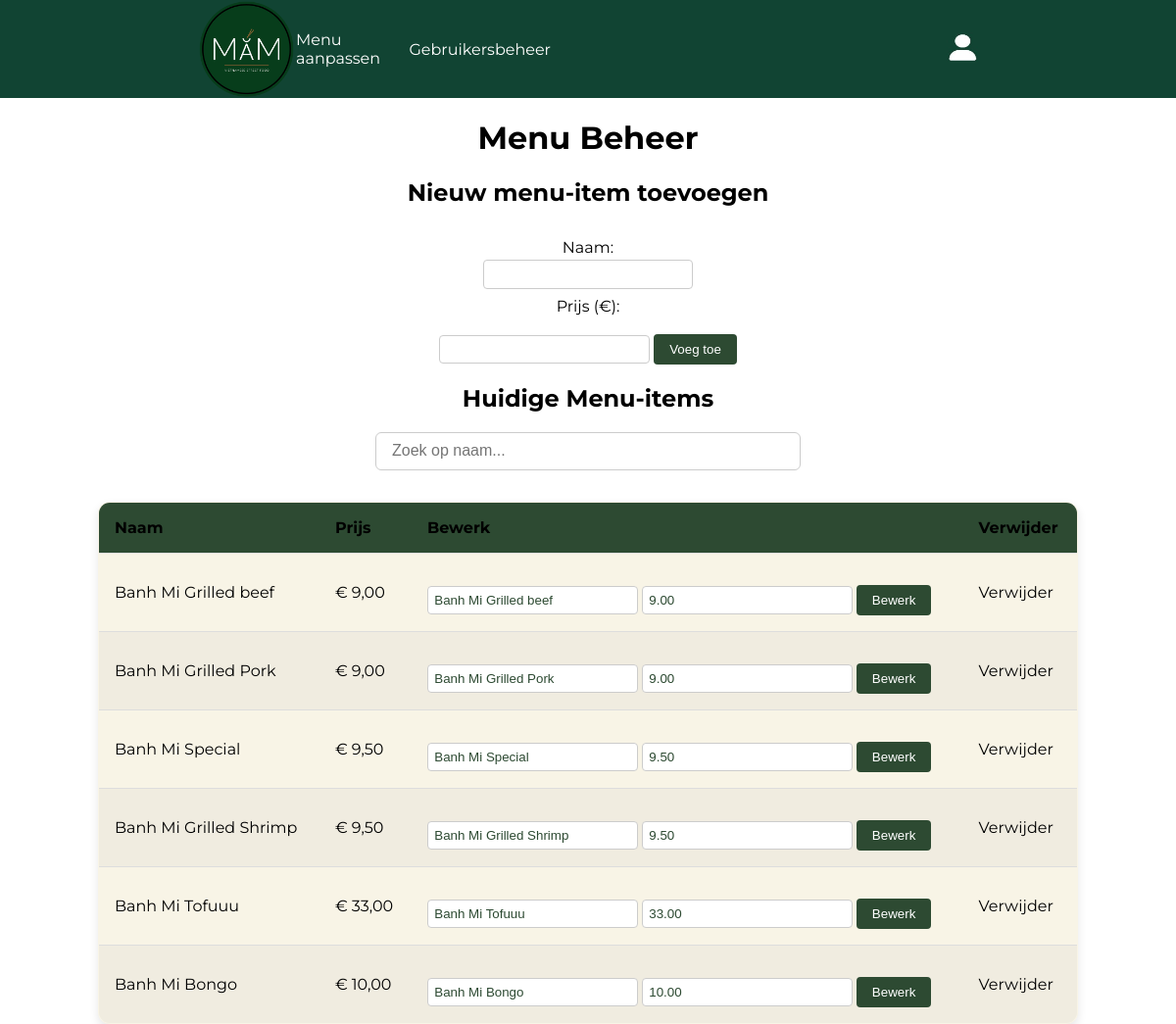
The page /admin-menu-beheer.php on the database its author committed.
### tables this page shows
CREATE TABLE `menu` (
  `id` int(11) NOT NULL,
  `naam` text,
  `prijs` decimal(10,2) NOT NULL
);

### html/admin-menu-beheer.php (the view, shortened to what this page needs)
<?php
$servername = "mysql_db";
$username = "root";
$password = "rootpassword";
try {
    $conn = new PDO("mysql:host=$servername;dbname=restaurant", $username, $password);
    $conn->setAttribute(PDO::ATTR_ERRMODE, PDO::ERRMODE_EXCEPTION);
} catch(PDOException $e) {
    die("Verbinding mislukt: " . $e->getMessage());
}
$sql = "SELECT * FROM menu";
$stmt = $conn->query($sql);
$menu = $stmt->fetchAll(PDO::FETCH_ASSOC);
?>
<!doctype html>
<html lang="nl">
<head>
    <link rel="stylesheet" href="css/style.css">
</head>
<body>
<header>
    <div class="header">
        <div class="links">
            <img class="mamfoto" src="fotos/mamlogo.png" alt="Logo">
            <a href="admin-menu-beheer.php">
                <p>Menu aanpassen</p>
            </a>
            <a href="admin.php">
                <p>Gebruikersbeheer</p>
            </a>
        </div>
        <div class="header-buttons">
            <a href="login.php"> <img src="fotos/loginadmin.jpg" alt="Login"></a>
        </div>
    </div>
</header>
<h1 class="titel-adminmenu">Menu Beheer</h1>
<h2 class="titel-adminmenu">Nieuw menu-item toevoegen</h2>
<form method="POST" action="admin-menu-beheer.php">
    <label for="naam">Naam:</label>
    <input type="text" name="naam" id="naam" required>
    <label for="prijs">Prijs (€):</label>
    <input type="number" name="prijs" id="prijs" step="0.01" required>
    <input type="submit" name="add" value="Voeg toe">
</form>
<h2 class="titel-adminmenu">Huidige Menu-items</h2>
<input type="text" id="searchInput" placeholder="Zoek op naam..." class="search-menu-input">
<div class="table-design">
    <table>
        <thead>
        <tr>
            <th>Naam</th>
            <th>Prijs</th>
            <th>Bewerk</th>
            <th>Verwijder</th>
        </tr>
        </thead>
        <tbody>
        <?php foreach ($menu as $item): ?>
            <tr>
                <td><?= htmlspecialchars($item['naam']) ?></td>
                <td>&euro; <?= number_format($item['prijs'], 2, ',', '.') ?></td>
                <td>
                    <form method="POST" action="admin-menu-beheer.php" style="display:inline;">
                        <input type="text" name="naam" value="<?= htmlspecialchars($item['naam']) ?>" required>
                        <input type="number" name="prijs" value="<?= htmlspecialchars($item['prijs']) ?>" step="0.01" required>
                        <input type="submit" name="edit" value="Bewerk">
                    </form>
                </td>
                <td>
                    <a id="verwijder-button" href="admin-menu-beheer.php?delete=<?= $item['id'] ?>" onclick="return confirm('Weet je zeker dat je dit item wilt verwijderen?');">Verwijder</a>
                </td>
            </tr>
        <?php endforeach; ?>
        </tbody>
    </table>
</div>
</body>
</html>

### html/css/style.css (style rules this page uses)
body { margin: 0%; padding: 0; font-family: 'Montserrat'; }
a { color: white; text-decoration: none; }
.header { width: auto; height: 100px; background-color: #114433; display: flex; justify-content: space-around; }
.links { display: flex; align-items: center; justify-content: space-between; width: 30%; }
.mamfoto { width: 100px; height: 100px; }
.header-buttons img { width: 32px; height: 30px; }
.header-buttons { display: flex; align-items: center; justify-content: space-between; height: 100px; }
.search-menu-input { padding: 0.6rem 1rem; border: 1px solid #ccc; border-radius: 6px; font-size: 1rem; margin-bottom: 1rem; width: 100%; max-width: 400px; display: block; background-color: #ffffff; color: #2d4a32; }
.search-menu-input { padding: 0.6rem 1rem; border: 1px solid #ccc; border-radius: 6px; font-size: 1rem; margin: 1rem auto; display: block; background-color: #ffffff; color: #2d4a32; max-width: 400px; width: 100%; }
.table-design { display: flex; justify-content: center; margin-top: 2rem; }
table { width: 90%; max-width: 1000px; background-color: #f8f4e6; color: black; border-collapse: collapse; border: 1px solid #ccc; box-shadow: 0 4px 10px rgba(0, 0, 0, 0.1); border-radius: 12px; overflow: hidden; }
#verwijder-button { color: black; }
table th, table td { padding: 1rem; text-align: left; border-bottom: 1px solid #ddd; }
table th { background-color: #2d4a32; font-weight: bold; }
table tr:nth-child(even) { background-color: #f0ece0; }
form { margin-top: 2rem; text-align: center; }
form label { display: block; margin: 0.5rem 0 0.2rem; }
form input[type="text"], form input[type="number"] { padding: 0.4rem; border-radius: 4px; border: 1px solid #ccc; width: 200px; background-color: #fff; color: #2d4a32; }
input[type="submit"] { background-color: #2d4a32; color: white; border: none; padding: 0.5rem 1rem; border-radius: 4px; cursor: pointer; margin-top: 1rem; transition: background-color 0.3s ease; }
.titel-adminmenu { justify-content: center; display: flex; }

### rows shown on the page
menu: naam "Banh Mi Grilled beef", prijs "9,00", prijs "9.00"
menu: naam "Banh Mi Grilled Pork", prijs "9,00", prijs "9.00"
menu: naam "Banh Mi Special", prijs "9,50", prijs "9.50"
menu: naam "Banh Mi Grilled Shrimp", prijs "9,50", prijs "9.50"
menu: naam "Banh Mi Tofuuu", prijs "33,00", prijs "33.00"
menu: naam "Banh Mi Bongo", prijs "10,00", prijs "10.00"
